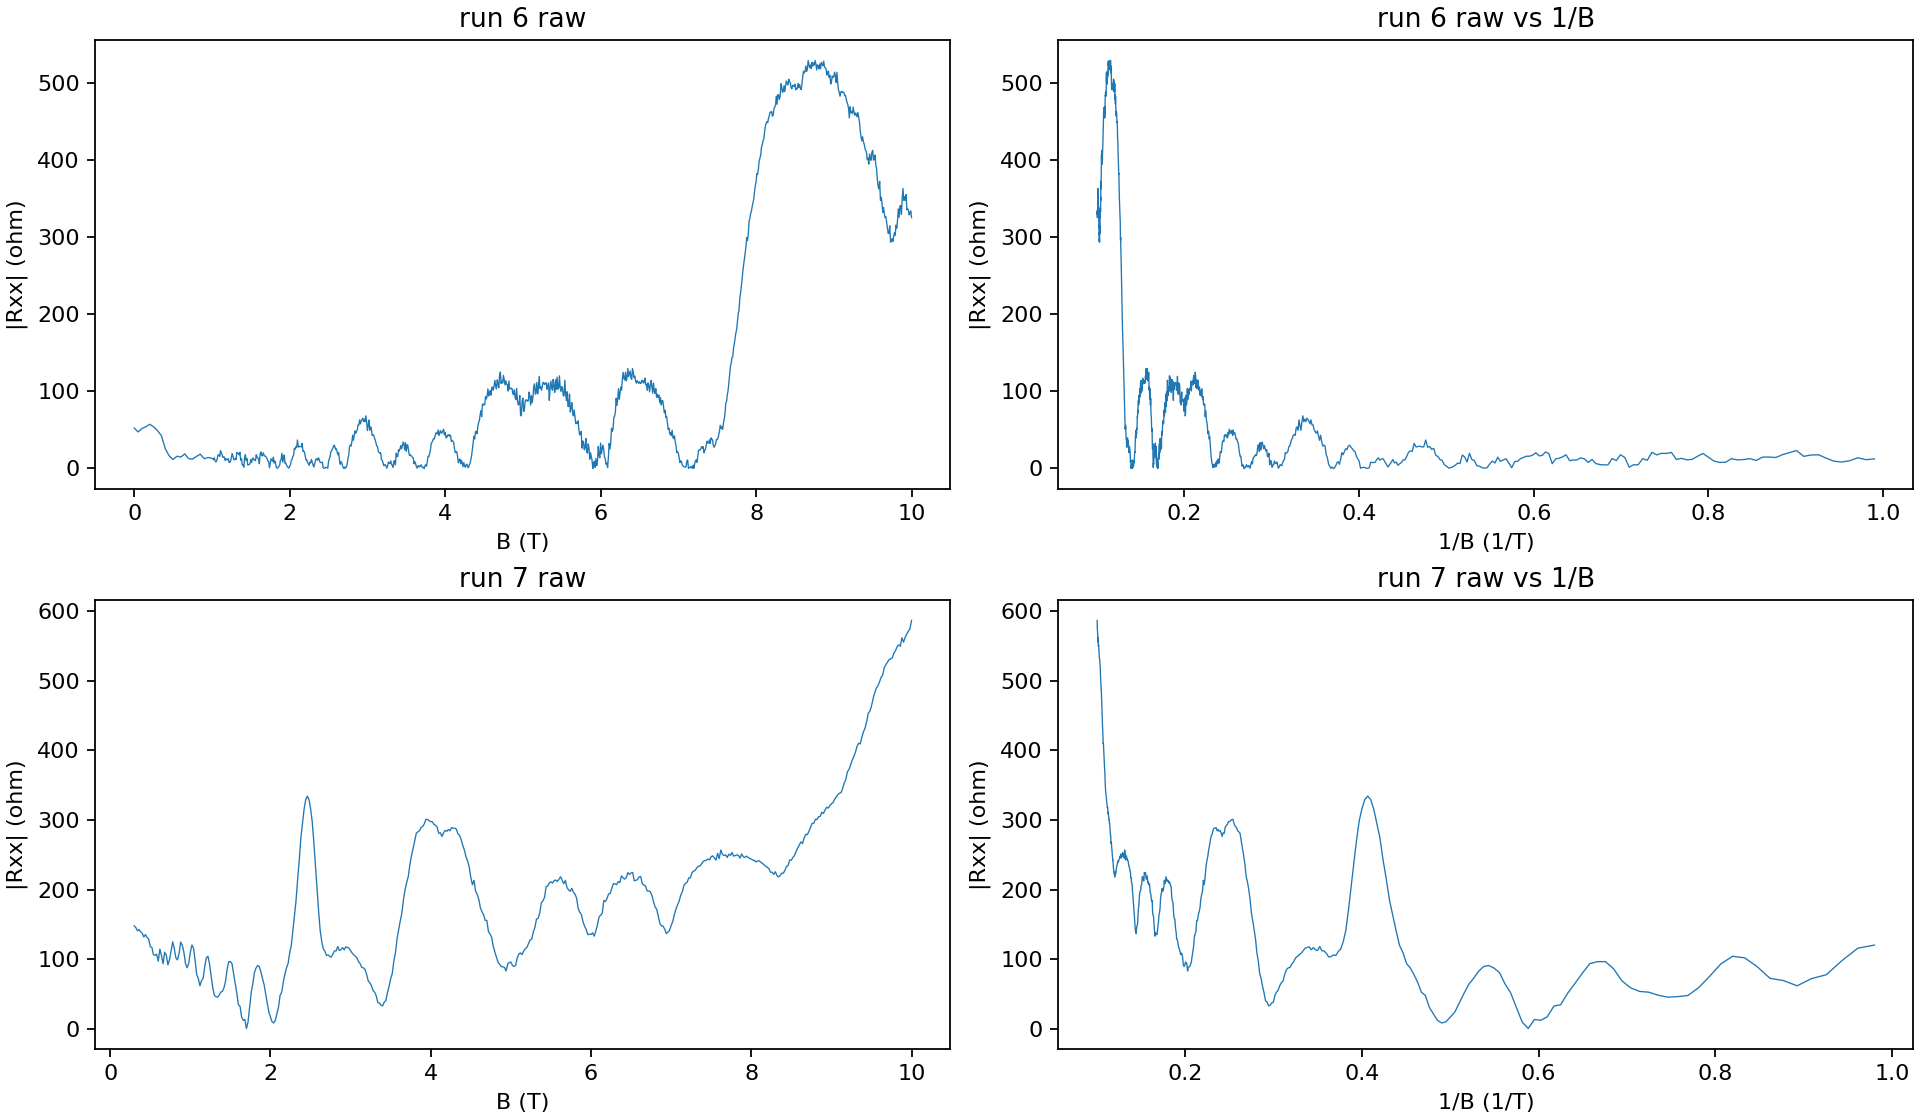

Write Python code to recreate this figure.
from hera.analysis import open_run, resolve_channels, current_channel
import matplotlib.pyplot as plt
import numpy as np

fig, axs=plt.subplots(2,2,figsize=(12,7),constrained_layout=True)
for j,rid in enumerate((6,7)):
    r=open_run(f'data/{rid}')
    cs=resolve_channels(r.meta)
    c=current_channel(cs)
    v=next(x for x in cs if x.cid=='sr1')
    B=r.col('magnet_field')
    R=np.abs((r.col(v.col)/v.gain)/(r.col(c.col)/c.gain))
    o=np.argsort(B)
    axs[j,0].plot(B[o],R[o],lw=.6)
    axs[j,0].set(xlabel='B (T)',ylabel='|Rxx| (ohm)',title=f'run {rid} raw')
    m=(B[o]>1)
    axs[j,1].plot(1/B[o][m],R[o][m],lw=.6)
    axs[j,1].set(xlabel='1/B (1/T)',ylabel='|Rxx| (ohm)',title=f'run {rid} raw vs 1/B')
fig.savefig('hera_scratch/spot_raw.png',dpi=160)
